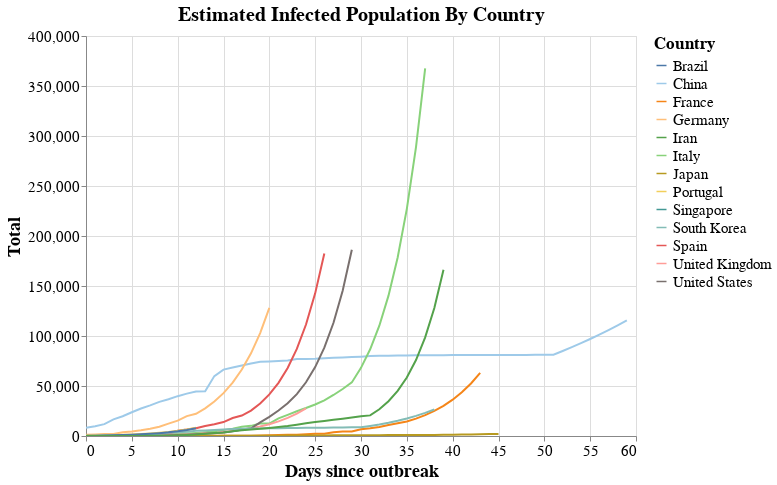

This figure's notebook cell:
### Markdown cell above
## Estimated Infected Population By Country

by days since outbreak

> Tip: Click (Shift+ for multiple) on countries in the legend to filter the visualization.

### Code cell
#hide_input
# Plot estimated absolute number of infected
plot(data_countries_pc, "line", True)

### Figure 1 — Vega-Lite specification as saved in the notebook (floating-point values rounded to 4 significant figures; data arrays with more than 128 entries replaced by an {"elided": "..."} marker saying what was removed)
{"config": {"view": {"continuousWidth": 400, "continuousHeight": 300}, "axis": {"labelFontSize": 15, "titleFontSize": 18}, "title": {"fontSize": 20}}, "data": {"name": "data-321d90aed957df615211a67b19fac299"}, "mark": "line", "encoding": {"color": {"type": "nominal", "field": "location", "legend": {"labelFontSize": 15, "title": "Country", "titleFontSize": 17}, "scale": {"scheme": "tableau20"}}, "opacity": {"condition": {"value": 1, "selection": "selector002"}, "value": 0.1}, "x": {"type": "quantitative", "field": "n_days", "title": "Days since outbreak"}, "y": {"type": "quantitative", "field": "infected", "title": "Total"}}, "height": 400, "selection": {"selector001": {"type": "interval", "bind": "scales"}, "selector002": {"type": "multi", "fields": ["location"], "bind": "legend"}}, "title": "Estimated Infected Population By Country", "width": 550, "$schema": "https://vega.github.io/schema/vega-lite/v4.0.2.json", "datasets": {"data-321d90aed957df615211a67b19fac299": {"elided": "397 records"}}}
